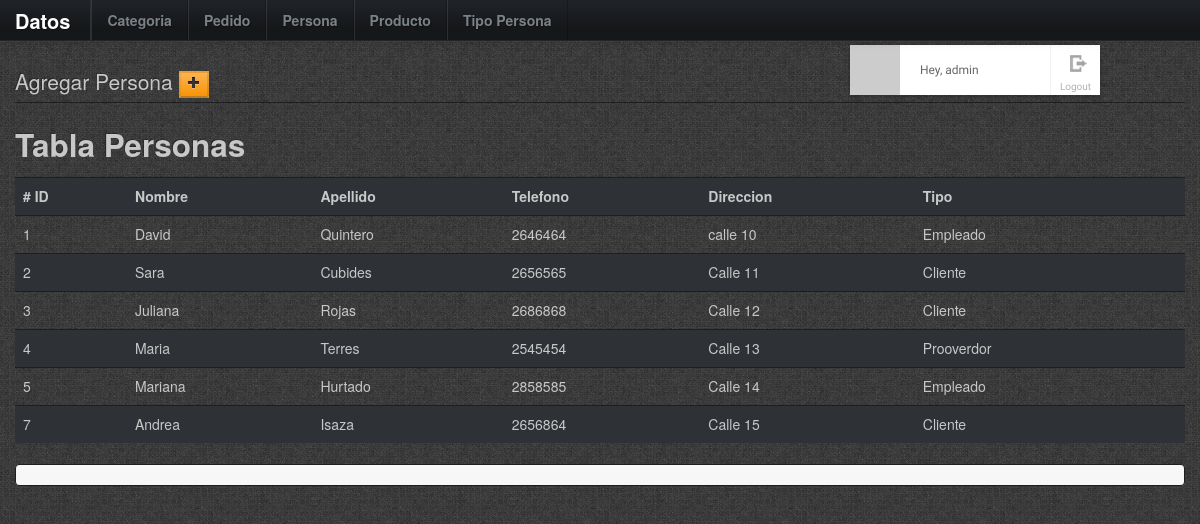
Page /personas.php (signed in) on the committed database.
### tables this page shows
CREATE TABLE IF NOT EXISTS `persona` (
  `idPersona` int(11) NOT NULL,
  `pers_nomb` varchar(45) DEFAULT NULL,
  `pers_apel` varchar(45) DEFAULT NULL,
  `pers_tele` varchar(45) DEFAULT NULL,
  `pers_dire` varchar(45) DEFAULT NULL,
  `TipoPersona_idTipoPersona` int(11) NOT NULL,
  PRIMARY KEY (`idPersona`,`TipoPersona_idTipoPersona`),
  KEY `fk_Personas_TipoPersona1_idx` (`TipoPersona_idTipoPersona`)
);

CREATE TABLE IF NOT EXISTS `tipopersona` (
  `idTipoPersona` int(11) NOT NULL,
  `tipo_pers` varchar(45) DEFAULT NULL,
  PRIMARY KEY (`idTipoPersona`)
);

### web/classes/Database.class.php (called while the page is built, shortened)
<?php
class Database
{
    private $connection = null;
    public function __construct()
    {
        if (!$this->connection) {
            $this->connection = new mysqli(DB_HOST, DB_USER, DB_PASS, DB_NAME);
            return (!$this->connection->connect_errno ? true : false);
        }
    }
    public function getDatabaseConnection()
    {
        return $this->connection;
    }
}

### web/classes/Login.class.php (called while the page is built, shortened)
<?php
class Login {
    private     $user_is_logged_in          = false;
    public function __construct(Database $db) {
        $this->connection = $db->getDatabaseConnection();
    }
    private function loginWithSessionData() {
        $this->user_is_logged_in = true;
    }
    public function isUserLoggedIn() {
        return $this->user_is_logged_in;
    }
    public function displayRegisterPage() {
        if (isset($_GET["register"])) {
            return true;
        } else {
            return false;
        }
    }
}

### web/libs/meekrodb.php (called while the page is built, shortened)
<?php
class DB {
  public static $error_handler = true;
  public static $throw_exception_on_error = false;
  protected static $mdb = null;
  public static function getMDB() {
    $mdb = DB::$mdb;
    if ($mdb === null) {
      $mdb = DB::$mdb = new MeekroDB();
    }
    if ($mdb->error_handler !== DB::$error_handler) $mdb->error_handler = DB::$error_handler;
    if ($mdb->throw_exception_on_error !== DB::$throw_exception_on_error) $mdb->throw_exception_on_error = DB::$throw_exception_on_error;
    return $mdb;
  }
  public static function query() { $args = func_get_args(); return call_user_func_array(array(DB::getMDB(), 'query'), $args); }
}
class MeekroDB {
  public $dbName = '';
  public $user = '';
  public $password = '';
  public $host = 'localhost';
  public $port = null;
  public $encoding = 'latin1';
  public $queryMode = 'queryAllRows';
  public $internal_mysql = null;
  public function __construct($host=null, $user=null, $password=null, $dbName=null, $port=null, $encoding=null) {
    if ($host === null) $host = DB::$host;
    if ($user === null) $user = DB::$user;
    if ($password === null) $password = DB::$password;
    if ($dbName === null) $dbName = DB::$dbName;
    if ($port === null) $port = DB::$port;
    if ($encoding === null) $encoding = DB::$encoding;
    $this->host = $host;
    $this->user = $user;
    $this->password = $password;
    $this->dbName = $dbName;
    $this->port = $port;
    $this->encoding = $encoding;
  }
  public function get() {
    $mysql = $this->internal_mysql;
    if ($mysql == null) {
      if (! $this->port) $this->port = ini_get('mysqli.default_port');
      $mysql = new mysqli($this->host, $this->user, $this->password, $this->dbName, $this->port);
      $mysql->set_charset($this->encoding);
      $this->internal_mysql = $mysql;
    }
    return $mysql;
  }
  protected function prependCall($function, $args, $prepend) {
    array_unshift($args, $prepend);
    return call_user_func_array($function, $args);
  }
  public function freeResult($result) {
    return $result->free();
  }
  public function parseQueryParams() {
    $args = func_get_args();
    if (count($args) < 2) return $args[0];
  }
  public function query() {
    $args = func_get_args();
    if ($this->queryMode == 'buffered' || $this->queryMode == 'unbuffered') {
      return $this->prependCall(array($this, 'queryHelper'), $args, $this->queryMode);
    } else {
      return call_user_func_array(array($this, 'queryAllRows'), $args);
    }
  }
  public function queryUnbuf() { $args = func_get_args(); return $this->prependCall(array($this, 'queryHelper'), $args, 'unbuffered'); }
  protected function queryHelper() {
    $args = func_get_args();
    $type = array_shift($args);
    $is_buffered = ($type == 'buffered');
    $is_null = ($type == 'null');
    $sql = call_user_func_array(array($this, 'parseQueryParams'), $args);
    $db = $this->get();
    $result = $db->query($sql, $is_buffered ? MYSQLI_STORE_RESULT : MYSQLI_USE_RESULT);
    return $result;
  }
  public function queryAllRows() {
    $args = func_get_args();
    $query = call_user_func_array(array($this, 'queryUnbuf'), $args);
    $result = $this->fetchAllRows($query);
    return $result;
  }
  protected function checkError() {
    return false;
  }
  public function fetchRow($result = null) {
    return $result->fetch_assoc();
  }
  public function fetchAllRows($result = null) {
    $A = array();
    while ($row = $this->fetchRow($result)) {
      $A[] = $row;
    }
    return $A;
  }
}
?>

### web/personas.php (the view, shortened to what this page needs)
<?php
$db    = new Database();
$login = new Login($db);
if ($login->displayRegisterPage()) {
        include("views/login/register.php");
} else {
    if ($login->isUserLoggedIn()) {
        include("views/login/logged_in.php");
    } else {
        header( 'Location: index.php' ) ;
    }
}
  $table_to_user = "persona";
  $result           = DB::query("SELECT * FROM {$table_to_user}");
  $result_tipo      = DB::query("SELECT       tipopersona.tipo_pers
                                  FROM        persona, tipopersona
                                  WHERE       persona.TipoPersona_idTipoPersona = tipopersona.idTipoPersona
                                  ORDER BY    persona.idPersona");
?>
<!DOCTYPE html>
<html lang="en">
  <?php include_once 'inc/header.php'; ?>
  <body>
  <?php include_once 'inc/menu.php'; ?>
  <div class="container">
  <legend> Agregar Persona <button id="showcont"class="btn-warning " name="btnpedido"><i class='icon-plus'></i> </button></legend>
<h2> Tabla Personas </h2>
  <table class="table table-striped">
  <tr class="success" >
    <th># ID </th>
    <th> Nombre  </th>
    <th> Apellido </th>
    <th> Telefono </th>
    <th> Direccion </th>
    <th> Tipo </th>
    <th> </th>
  </tr>
<?php
    for ( $i = 0; $i <count($result); $i++) {
      echo "<tr>";
      echo "<td>";
      echo "{$result[$i][idPersona]}";
      echo "</td>";
      echo "<td>";
      echo "{$result[$i][pers_nomb]} \n";
      echo "</td>";
      echo "<td>";
      echo "{$result[$i][pers_apel]} \n";
      echo "</td>";
      echo "<td>";
      echo "{$result[$i][pers_tele]} \n";
      echo "</td>";
      echo "<td>";
      echo "{$result[$i][pers_dire]} \n";
      echo "</td>";
      echo "<td>";
      echo "{$result_tipo[$i][tipo_pers]} \n";
      echo "</td>";
      echo "<td>";
      echo "</td>";
      echo "</tr>";
    }
?>
  </table>
<?php
  echo "<pre>";
  echo "</pre>";
?>
    </div>
    <?php include_once 'inc/footer.php'; ?>
  </body>
</html>

### web/views/css/style.css (style rules this page uses)
html, body, div, span, applet, object, iframe, h1, h2, h3, h4, h5, h6, p, blockquote, pre, a, abbr, acronym, address, big, cite, code, del, dfn, em, img, ins, kbd, q, s, samp, small, strike, strong, sub, sup, tt, var, b, u, i, center, dl, dt, dd, ol, ul, li, fieldset, form, label, legend, table, caption, tbody, tfoot, thead, tr, th, td, article, aside, canvas, details, embed, figure, figcaption, footer, header, hgroup, menu, nav, output, ruby, section, summary, time, mark, audio, video { margin: 0; padding: 0; border: 0; font-size: 100%; font: inherit; vertical-align: baseline; }
body { line-height: 1; }
table { border-collapse: collapse; border-spacing: 0; }
body { background-image: url("../img/wild_oliva.png"); }

### web/css/css.css (style rules this page uses)
body { padding-top: 60px; }

### rows in the picture
persona: idPersona "1", pers_nomb "David", pers_apel "Quintero", pers_tele "2646464", pers_dire "calle 10", TipoPersona_idTipoPersona.tipo_pers "Empleado"
persona: idPersona "2", pers_nomb "Sara", pers_apel "Cubides", pers_tele "2656565", pers_dire "Calle 11", TipoPersona_idTipoPersona.tipo_pers "Cliente"
persona: idPersona "3", pers_nomb "Juliana", pers_apel "Rojas", pers_tele "2686868", pers_dire "Calle 12", TipoPersona_idTipoPersona.tipo_pers "Cliente"
persona: idPersona "4", pers_nomb "Maria", pers_apel "Terres", pers_tele "2545454", pers_dire "Calle 13", TipoPersona_idTipoPersona.tipo_pers "Prooverdor"
persona: idPersona "5", pers_nomb "Mariana", pers_apel "Hurtado", pers_tele "2858585", pers_dire "Calle 14", TipoPersona_idTipoPersona.tipo_pers "Empleado"
persona: idPersona "7", pers_nomb "Andrea", pers_apel "Isaza", pers_tele "2656864", pers_dire "Calle 15", TipoPersona_idTipoPersona.tipo_pers "Cliente"

### other values in the picture
$_SESSION['user_name'] "admin"
